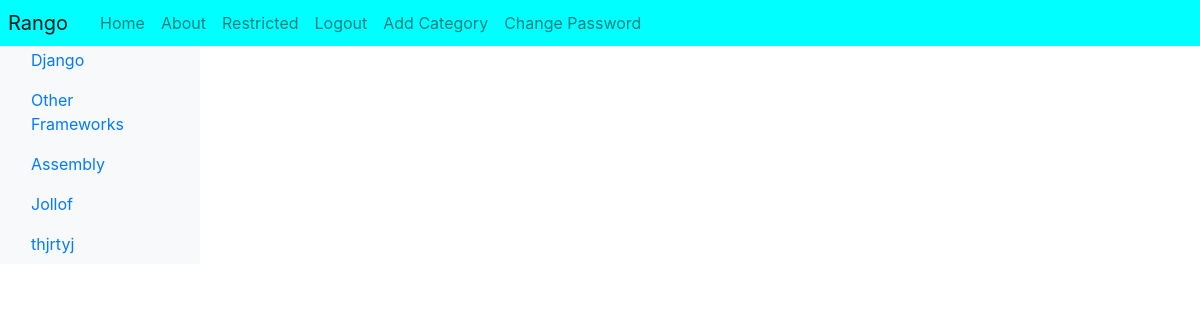
The app's page /rango/restricted/ (signed in), older data.
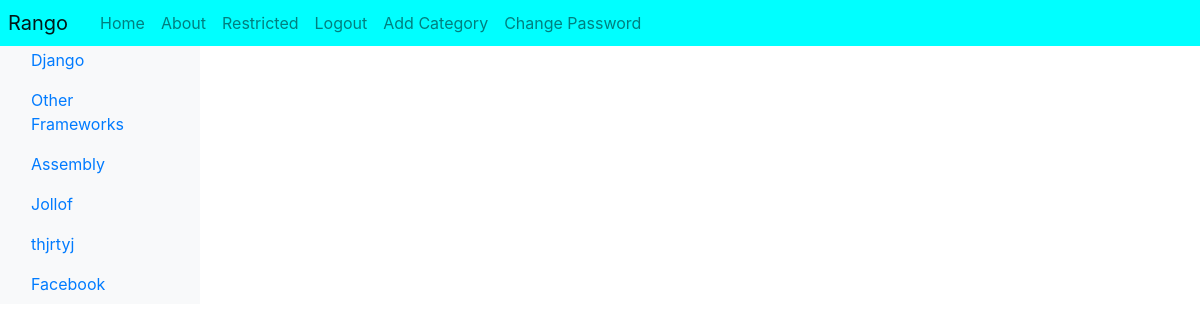
The same page, newer data.
### rango/models.py (models this page shows, shortened)
class Category(models.Model):
    NAME_MAX_LENGTH = 128
    name = models.CharField(max_length=NAME_MAX_LENGTH, unique=True)
    views = models.IntegerField(default=0)
    likes = models.IntegerField(default=0)
    slug = models.SlugField(unique=True)
    class Meta:
        verbose_name_plural = 'Categories'

### rango/views.py (the view)
# urls.py: path('restricted/', views.restricted, name='restricted'),
@login_required
def restricted(request):
    return render(request, 'rango/restricted.html')

### rango/templatetags/rango_template_tags.py (called while the page is built)
@register.inclusion_tag('rango/categories.html')
def get_category_list(current_category=None):
    return {'categories': Category.objects.all(),
            'current_category': current_category}

### templates/rango/restricted.html (shortened to what this page needs)
{% extends 'rango/base.html' %}
{% load staticfiles %}

### templates/rango/categories.html (shortened to what this page needs)
<ul class="nav flex-column">
{% if categories %}
	{% for c in categories %}
	{% if c == current_category %}
		<li class="nav-item">
		<a class="nav-link active" href="{% url 'rango:show_category' c.slug %}">
			<span data-feather="archive"></span>{{ c.name }}
		</a>
		</li>
	{% else %}
		<li class="nav-item">
		<a class="nav-link" href="{% url 'rango:show_category' c.slug %}">
			{{ c.name }}
		</a>
		</li>
	{% endif %}
	{% endfor %}
{% else %}
	<li class="nav-item">There are no categories present.</li>
{% endif %}
</ul>

Row changes from the older to the newer data that the page shows:
added Category: name "Facebook"
